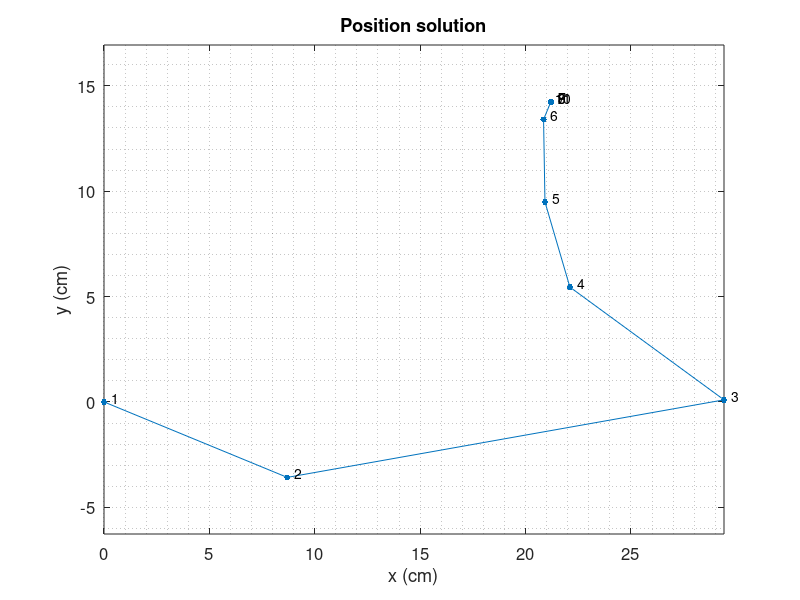

The MATLAB source for this figure:
% PPS: Polito Positioning system
% Script to compute a 2D position solution using Least Squares (LS) method.

% This code has been shown during the seminar on GNSS, at the class of
% Digital and connected world, 01PRQLP, June 13, 2018.
% Intended to be used with the Polito map attached.

% Author: Nicola Linty
% Last revision: June 14, 2018

%% Clean up the environment first
clear
close all
clc

%% Define some settings
%-- Number of LS iteration:
numIterations = 10;

%-- Transmitters position in [X Y] coordinates
TX1 = [3.8 2.5];
TX2 = [11 17];
TX3 = [26.5 10];
%-- Coordinates of the linearization point
P = [0 0];

%% Measured pseudoranges
%-- modify here!
rho1 = 21;
rho2 = 10.5;
rho3 = 6.7;

%% Run the LS iterations
for iter = 1:numIterations
    %-- Save the [X Y] values of all iterations
    Pls(iter, :) = P;
    
    %-- Compute the distances linearization point - satellites
    r1 = sqrt( (TX1(1)-P(1))^2 + (TX1(2) - P(2))^2 );
    r2 = sqrt( (TX2(1)-P(1))^2 + (TX2(2) - P(2))^2 );
    r3 = sqrt( (TX3(1)-P(1))^2 + (TX3(2) - P(2))^2 );
    
    %-- Compute the values of the H matrix coefficients
    a1x = (TX1(1)-P(1)) / r1;
    a1y = (TX1(2)-P(2)) / r1;
    
    a2x = (TX2(1)-P(1)) / r2;
    a2y = (TX2(2)-P(2)) / r2;
    
    a3x = (TX3(1)-P(1)) / r3;
    a3y = (TX3(2)-P(2)) / r3;
    
    %-- Compute the H matrix
    H = [a1x a1y; ...
         a2x a2y; ...
         a3x a3y];

    %-- Compute delta pseudoranges
    drho1 = r1 - rho1;
    drho2 = r2 - rho2;
    drho3 = r3 - rho3;
    rho = [drho1; ...
           drho2; ...
           drho3];
    
    %-- Update the position estimate
    P = P + (inv(H'*H)*H' * rho)';
end
%-- add the last point
Pls(iter+1, :) = P;

%% Display the results
fprintf('Position: x = %d; y = %d.\n', round(P(1)), round(P(2)));

%% Plot the results for all iterations
figure,
plot(Pls(:,1), Pls(:,2), '.-', 'MarkerSize', 14),
grid minor
axis square
axis equal
xlabel('x (cm)')
ylabel('y (cm)')
title('Position solution')
labels = cellstr(num2str((1:numIterations+1)'));
dx = 0.2; dy = 0.2; % displacement so the text does not overlay the data points
text(Pls(:,1)+dx, Pls(:,2)+dy, labels);
set(gca, 'FontSize', 12)